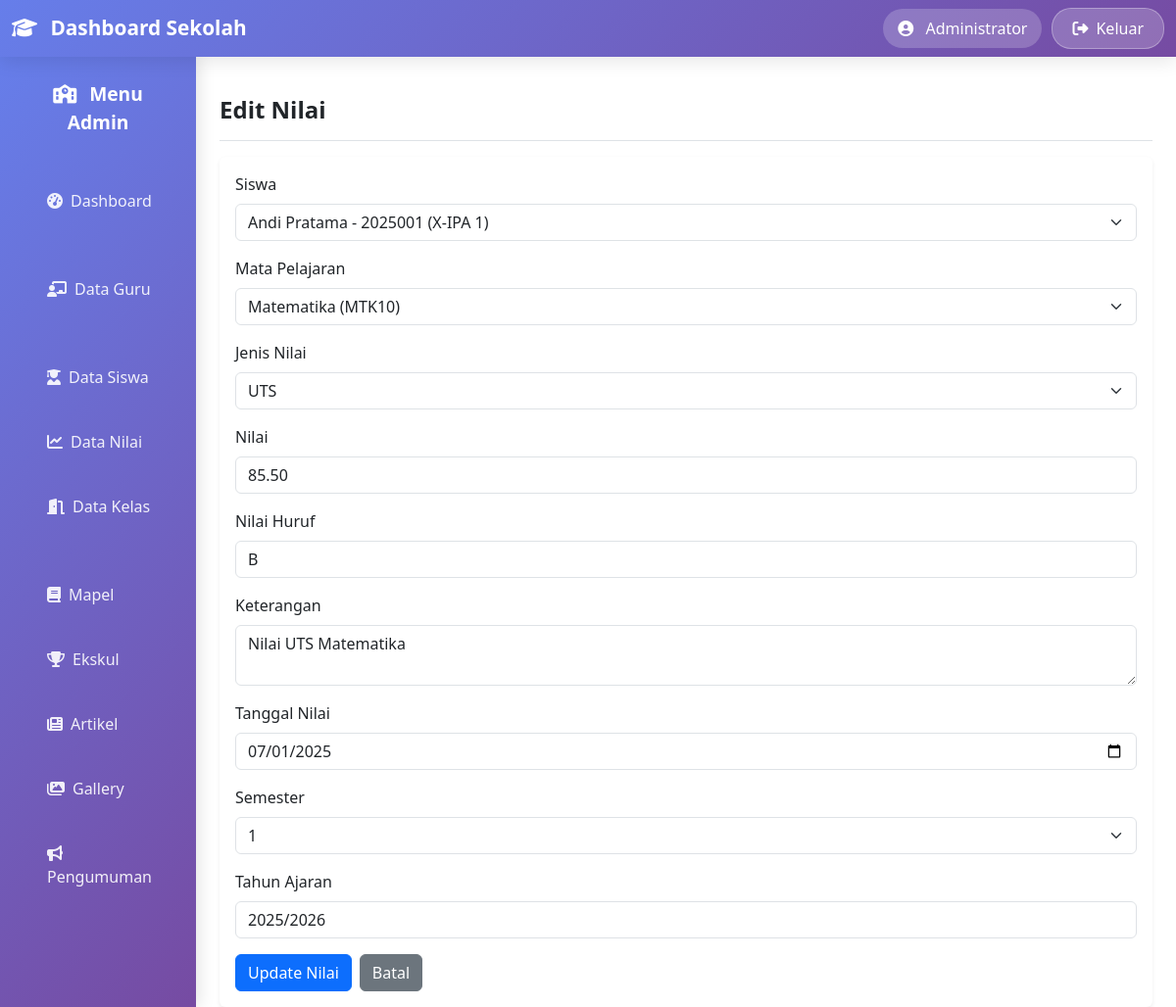
The page /nilai/edit.php?id=1 (signed in) on the database its author committed.
### tables this page shows
CREATE TABLE `nilai` (
  `id` int(11) NOT NULL,
  `siswa_id` int(11) NOT NULL,
  `mata_pelajaran_id` int(11) NOT NULL,
  `jenis_nilai` enum('Tugas','UTS','UAS','Harian') NOT NULL,
  `nilai` decimal(5,2) NOT NULL,
  `nilai_huruf` varchar(2) DEFAULT NULL,
  `keterangan` text DEFAULT NULL,
  `tanggal_nilai` date NOT NULL,
  `semester` enum('1','2') NOT NULL,
  `tahun_ajaran` varchar(10) NOT NULL,
  `tanggal_dibuat` timestamp NOT NULL DEFAULT current_timestamp()
);

CREATE TABLE `siswa` (
  `id` int(11) NOT NULL,
  `nis` varchar(20) NOT NULL,
  `nama_lengkap` varchar(100) NOT NULL,
  `kelas_id` int(11) NOT NULL,
  `jenis_kelamin` enum('Laki-laki','Perempuan') NOT NULL,
  `tanggal_lahir` date NOT NULL,
  `alamat` text NOT NULL,
  `no_hp` varchar(15) DEFAULT NULL,
  `email` varchar(100) DEFAULT NULL,
  `nama_wali` varchar(100) NOT NULL,
  `status` enum('Aktif','Tidak Aktif','Lulus') DEFAULT 'Aktif',
  `tanggal_masuk` date NOT NULL,
  `tanggal_dibuat` timestamp NOT NULL DEFAULT current_timestamp()
);

CREATE TABLE `mata_pelajaran` (
  `id` int(11) NOT NULL,
  `kode_mapel` varchar(10) NOT NULL,
  `nama_mapel` varchar(100) NOT NULL,
  `guru_pengampu` varchar(100) NOT NULL,
  `jam_pelajaran` int(11) NOT NULL,
  `semester` enum('1','2') NOT NULL,
  `tingkat` varchar(10) NOT NULL,
  `kkm` int(11) DEFAULT 75,
  `deskripsi` text DEFAULT NULL,
  `tanggal_dibuat` timestamp NOT NULL DEFAULT current_timestamp()
);

### nilai/edit.php (the view, shortened to what this page needs)
<?php
require_once '../config/database.php';
$id = intval($_GET['id']);
$result = mysqli_query($conn, "SELECT * FROM nilai WHERE id=$id");
$nilai = mysqli_fetch_assoc($result);
$result_siswa = mysqli_query($conn, "SELECT s.*, k.nama_kelas FROM siswa s LEFT JOIN kelas k ON s.kelas_id = k.id ORDER BY s.nama_lengkap");
$siswa_list = [];
while ($row = mysqli_fetch_assoc($result_siswa)) {
    $siswa_list[] = $row;
}
$result_mapel = mysqli_query($conn, "SELECT * FROM mata_pelajaran ORDER BY nama_mapel");
$mapel_list = [];
while ($row = mysqli_fetch_assoc($result_mapel)) {
    $mapel_list[] = $row;
}
include '../template/header.php';
?>
<div class="container-fluid">
    <div class="row">
        <?php include '../template/sidebar.php'; ?>
        <main class="col-12">
            <div class="d-flex justify-content-between flex-wrap flex-md-nowrap align-items-center pt-3 pb-2 mb-3 border-bottom">
                <h1 class="h4 fw-bold">Edit Nilai</h1>
            </div>
            <div class="card border-0 shadow-sm">
                <div class="card-body">
                    <form action="update.php" method="POST">
                        <div class="mb-3">
                            <label for="siswa_id" class="form-label">Siswa</label>
                            <select class="form-select" id="siswa_id" name="siswa_id" required>
                                <?php foreach ($siswa_list as $siswa): ?>
                                    <option value="<?= $siswa['id'] ?>" <?= $siswa['id'] == $nilai['siswa_id'] ? 'selected' : '' ?>>
                                        <?= htmlspecialchars($siswa['nama_lengkap']) ?> - <?= htmlspecialchars($siswa['nis']) ?> (<?= htmlspecialchars($siswa['nama_kelas'] ?? '-') ?>)
                                    </option>
                                <?php endforeach; ?>
                            </select>
                        </div>
                        <div class="mb-3">
                            <label for="mata_pelajaran_id" class="form-label">Mata Pelajaran</label>
                            <select class="form-select" id="mata_pelajaran_id" name="mata_pelajaran_id" required>
                                <?php foreach ($mapel_list as $mapel): ?>
                                    <option value="<?= $mapel['id'] ?>" <?= $mapel['id'] == $nilai['mata_pelajaran_id'] ? 'selected' : '' ?>>
                                        <?= htmlspecialchars($mapel['nama_mapel']) ?> (<?= htmlspecialchars($mapel['kode_mapel']) ?>)
                                    </option>
                                <?php endforeach; ?>
                            </select>
                        </div>
                        <div class="mb-3">
                            <label for="jenis_nilai" class="form-label">Jenis Nilai</label>
                            <select class="form-select" id="jenis_nilai" name="jenis_nilai" required>
                                <option value="UTS" <?= $nilai['jenis_nilai'] == 'UTS' ? 'selected' : '' ?>>UTS</option>
                            </select>
                        </div>
                        <div class="mb-3">
                            <label for="nilai" class="form-label">Nilai</label>
                            <input type="number" step="0.01" class="form-control" id="nilai" name="nilai" min="0" max="100" value="<?= htmlspecialchars($nilai['nilai']) ?>" required>
                        </div>
                        <div class="mb-3">
                            <label for="nilai_huruf" class="form-label">Nilai Huruf</label>
                            <input type="text" class="form-control" id="nilai_huruf" name="nilai_huruf" maxlength="2" value="<?= htmlspecialchars($nilai['nilai_huruf']) ?>">
                        </div>
                        <div class="mb-3">
                            <label for="keterangan" class="form-label">Keterangan</label>
                            <textarea class="form-control" id="keterangan" name="keterangan" rows="2"><?= htmlspecialchars($nilai['keterangan']) ?></textarea>
                        </div>
                        <div class="mb-3">
                            <label for="tanggal_nilai" class="form-label">Tanggal Nilai</label>
                            <input type="date" class="form-control" id="tanggal_nilai" name="tanggal_nilai" value="<?= htmlspecialchars($nilai['tanggal_nilai']) ?>" required>
                        </div>
                        <div class="mb-3">
                            <label for="semester" class="form-label">Semester</label>
                            <select class="form-select" id="semester" name="semester" required>
                                <option value="1" <?= $nilai['semester'] == '1' ? 'selected' : '' ?>>1</option>
                            </select>
                        </div>
                        <div class="mb-3">
                            <label for="tahun_ajaran" class="form-label">Tahun Ajaran</label>
                            <input type="text" class="form-control" id="tahun_ajaran" name="tahun_ajaran" value="<?= htmlspecialchars($nilai['tahun_ajaran']) ?>" required>
                        </div>
                        <div class="d-flex justify-content-start gap-2">
                            <button type="submit" class="btn btn-primary">Update Nilai</button>
                            <a href="index.php" class="btn btn-secondary">Batal</a>
                        </div>
                    </form>
                </div>
            </div>
        </main>
    </div>
</div>
<?php include '../template/footer.php'; ?>

### rows shown on the page
nilai: siswa_id "Andi Pratama - 2025001 (X-IPA 1)", mata_pelajaran_id "Matematika (MTK10)", jenis_nilai "UTS", nilai "85.50", nilai_huruf "B", keterangan "Nilai UTS Matematika", tanggal_nilai "07/01/2025", semester "1", tahun_ajaran "2025/2026"

### other values the page prints
$_SESSION['admin_nama'] "Administrator"
